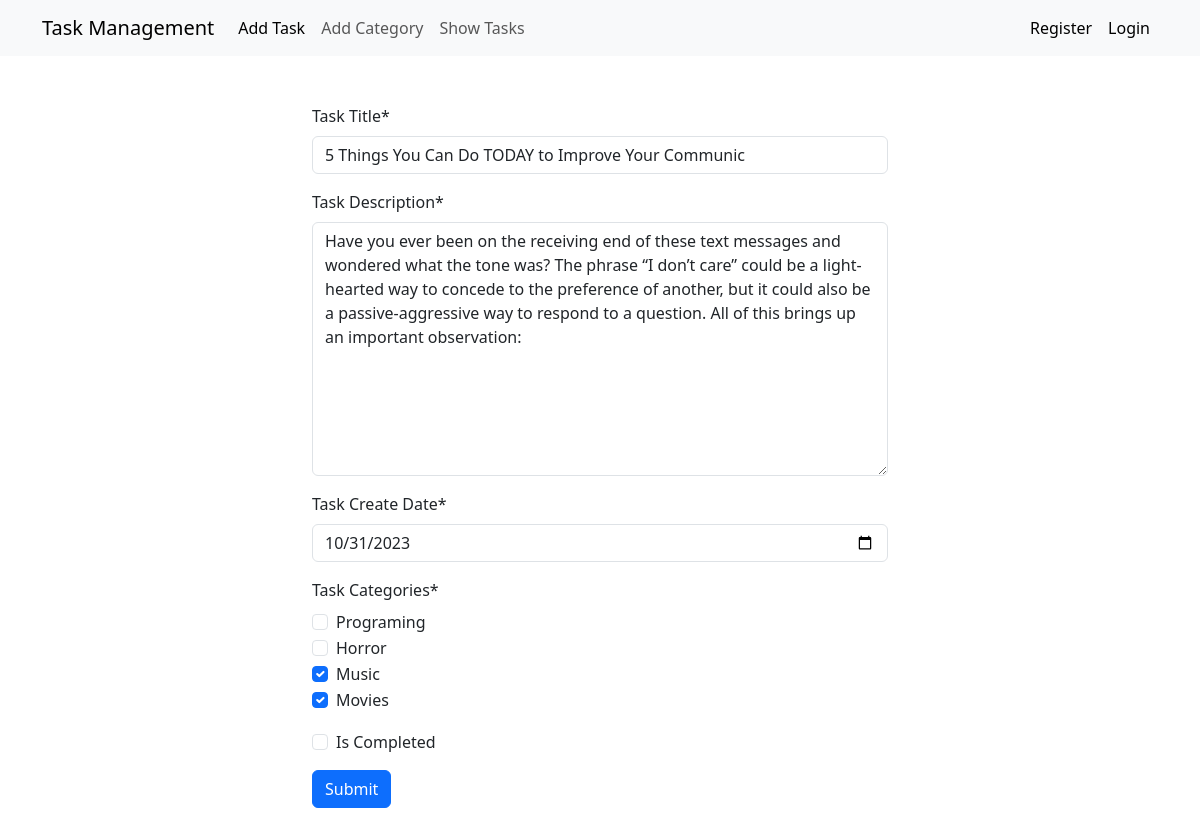
Page /tasks/edit_task/10 on the committed database.
### task/models.py (models this page shows, shortened)
class Task(models.Model):
    taskTitle = models.CharField(max_length=50)
    taskDescription = models.TextField(max_length=500)
    date = models.DateField()
    categories = models.ManyToManyField(Category)
    is_completed = models.BooleanField(default=False)

### task/views.py (the view)
# urls.py: path('edit_task/<int:id>',views.edit_task,name = 'edit_task'),
def edit_task(request,id):
    task = Task.objects.get(pk=id)
    task_form = forms.TaskFrom(instance=task)
    if request.method == 'POST':
        task_form = forms.TaskFrom(request.POST,instance=task)
        if task_form.is_valid():
            task_form.save()
            return redirect('show_tasks')
    return render(request,'tasks/add_task.html',{'form':task_form})

### task/forms.py
class TaskFrom(forms.ModelForm):
    class Meta:
        model = Task
        fields =  '__all__'
        labels={
            'taskTitle':'Task Title',
            'taskDescription':'Task Description',
            'is_completed':'Is Completed',
            'date':'Task Create Date',
            'categories':'Task Categories'
        }
        widgets = {
            'taskTitle': forms.TextInput(attrs={'placeholder': 'Enter Task Title'}),
            'taskDescription': forms.Textarea(attrs={'placeholder': 'Enter Task Description'}),
            'date': forms.DateInput(attrs={'type': 'date'}),
            'categories': forms.CheckboxSelectMultiple()
        }

### category/models.py (called while the page is built)
    def __str__(self):
        return self.name

### task/templates/tasks/add_task.html (shortened to what this page needs)
{% extends "base.html" %}
{% load crispy_forms_tags %} {% block content %}
<div class="container w-50 my-5">
  <form method="post">
    {{form | crispy}}
    <button class="btn btn-primary">Submit</button>
  </form>
</div>
{% endblock content %}

### rows in the picture
Task: taskTitle "5 Things You Can Do TODAY to Improve Your Communic", taskDescription "Have you ever been on the receiving end of these text messages and wondered what the tone was? The phrase “I don’t care” could be a light-hearted way to concede to the preference of another, but it could also be a passive-aggressive way to respond to a question. All of this brings up an important observation:", date "10/31/2023"
